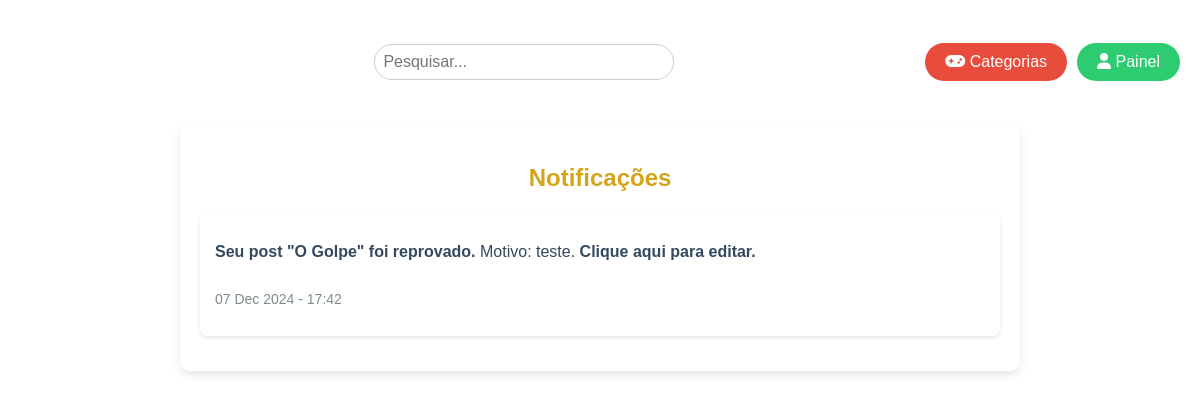
/notificacoes (signed in), run on the app's committed database.
### app.py (models this page shows, shortened)
class Notificacao(db.Model):
    id = db.Column(db.Integer, primary_key=True)
    usuario_id = db.Column(db.Integer, db.ForeignKey('usuario.id'), nullable=False)
    post_id = db.Column(db.Integer, db.ForeignKey('post.id'), nullable=False)
    tipo = db.Column(db.String(50), nullable=False)
    motivo = db.Column(db.String(255), nullable=True)
    lida = db.Column(db.Boolean, default=False)
    data = db.Column(db.DateTime, default=datetime.now(pytz.timezone('America/Sao_Paulo')))
    usuario = db.relationship('Usuario', backref='notificacoes')

class Post(db.Model):
    id = db.Column(db.Integer, primary_key=True)
    titulo = db.Column(db.String(100), nullable=False)
    descricao = db.Column(db.Text, nullable=False)
    aprovado = db.Column(db.Boolean, default=False)
    editar = db.Column(db.Boolean, default=False)
    link_artigo = db.Column(db.String(100), nullable=False)
    link_jogo = db.Column(db.String(100), nullable=False)
    imagem_url = db.Column(db.String(255), nullable=False)
    data_publicacao = db.Column(db.DateTime, default=datetime.now(pytz.timezone('America/Sao_Paulo')))
    categoria_id = db.Column(db.Integer, db.ForeignKey('categoria.id'), nullable=False)
    conteudo_id = db.Column(db.Integer, db.ForeignKey('conteudo.id'), nullable=False)
    usuario_id = db.Column(db.Integer, db.ForeignKey('usuario.id'), nullable=False)
    avaliacoes = db.relationship('Avaliacao', backref='post', lazy=True)
    notificacoes = db.relationship('Notificacao', backref='post', lazy=True, cascade="all, delete-orphan")

### app.py (the view)
@app.route('/notificacoes')
def notificacoes():
    if 'user_id' not in session:
        return redirect(url_for('tela_inicial'))
    usuario_id = session['user_id']
    notificacoes = Notificacao.query.filter_by(usuario_id=usuario_id).order_by(Notificacao.data.desc(), Notificacao.id.desc())
    return render_template('notificacoes.html', notificacoes=notificacoes)

### app.py (called while the page is built)
@app.before_request
def inicializar_categorias():
    categorias = ['6° ano','7° ano','8° ano','9° ano']
    for categoria_nome in categorias:
        if not Categoria.query.filter_by(nome=categoria_nome).first():
            nova_categoria = Categoria(nome=categoria_nome)
            db.session.add(nova_categoria)
    db.session.commit()

### templates/notificacoes.html (shortened to what this page needs)
{% extends 'base.html' %}
{% block css %}
<link rel="stylesheet" href="{{ url_for('static', filename='css/notificacoes.css') }}">
{% endblock %}
{% block content %}
<h2>Notificações</h2>
<ul class="notifications-list">
    {% for notificacao in notificacoes %}
    <li class="notification-item">
        <div class="notification-content">
            {% if notificacao.tipo == 'aprovação' %}
            <p class="notification-message"><strong>Seu post "{{ notificacao.post.titulo }}" foi aprovado!</strong></p>
            {% elif notificacao.tipo == 'reprovação' %}
            <p class="notification-message"><strong>Seu post "{{ notificacao.post.titulo }}" foi reprovado.</strong>
                Motivo: {{ notificacao.motivo }}. <a href="{{ url_for('editar_post', post_id=notificacao.post_id) }}"
                    class="edit-link">Clique aqui para editar.</a></p>
            {% endif %}
            <p class="notification-date">{{ notificacao.data.strftime('%d %b %Y - %H:%M') }}</p>
        </div>
    </li>
    {% endfor %}
</ul>
{% endblock %}

### static/css/notificacoes.css (style rules this page uses)
body { font-family: Arial, sans-serif; background-image: url('../img/tela_inicial.png'); background-size: cover; background-position: center; background-repeat: no-repeat; background-attachment: fixed; margin: 0; padding: 0; min-height: 100vh; color: #333; }
.content h2 { color: #d4a41a; font-size: 24px; margin-bottom: 20px; }
h2 { font-size: 32px; color: #d4a41a; text-align: center; margin-bottom: 20px; }
.notifications-list { list-style: none; padding: 0; margin: 0; }
.notification-item { background-color: #fff; margin: 15px 0; padding: 15px; border-radius: 8px; box-shadow: 0 2px 5px rgba(0, 0, 0, 0.1); transition: background-color 0.3s ease; }
.notification-content { display: flex; flex-direction: column; padding: 0px; }
.notification-message { font-size: 16px; color: #34495e; }
.notification-date { font-size: 14px; color: #7f8c8d; }
.edit-link { color: #34495e; text-decoration: none; font-weight: bold; }

### data on the page
Notificacao: post.titulo "O Golpe", motivo "teste", data "07 Dec 2024 - 17:42"
